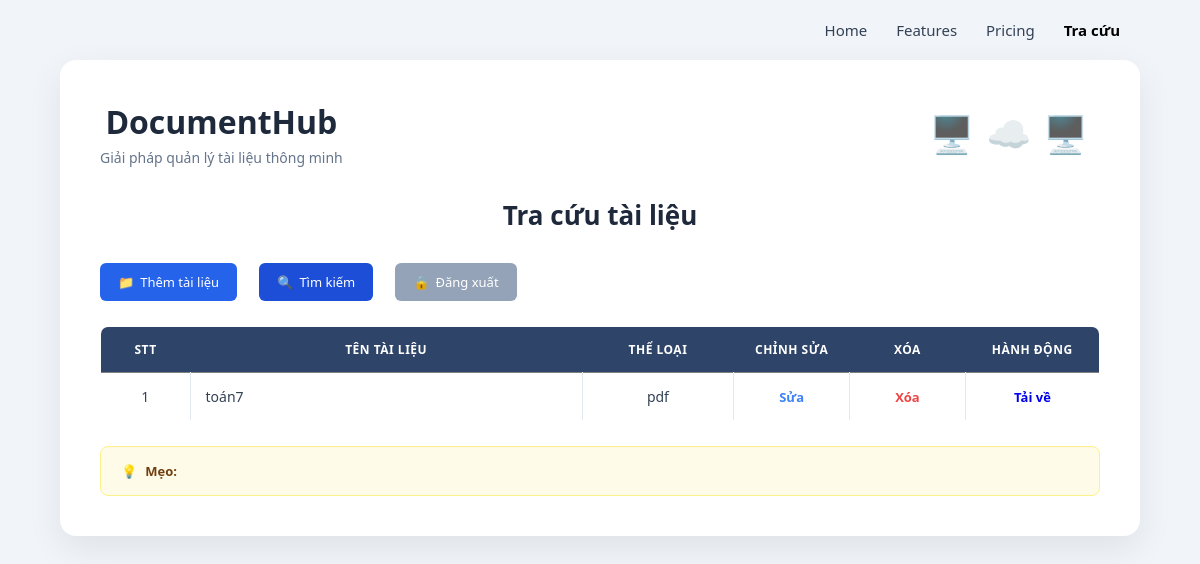
Before: /index (signed in) with the older database file.
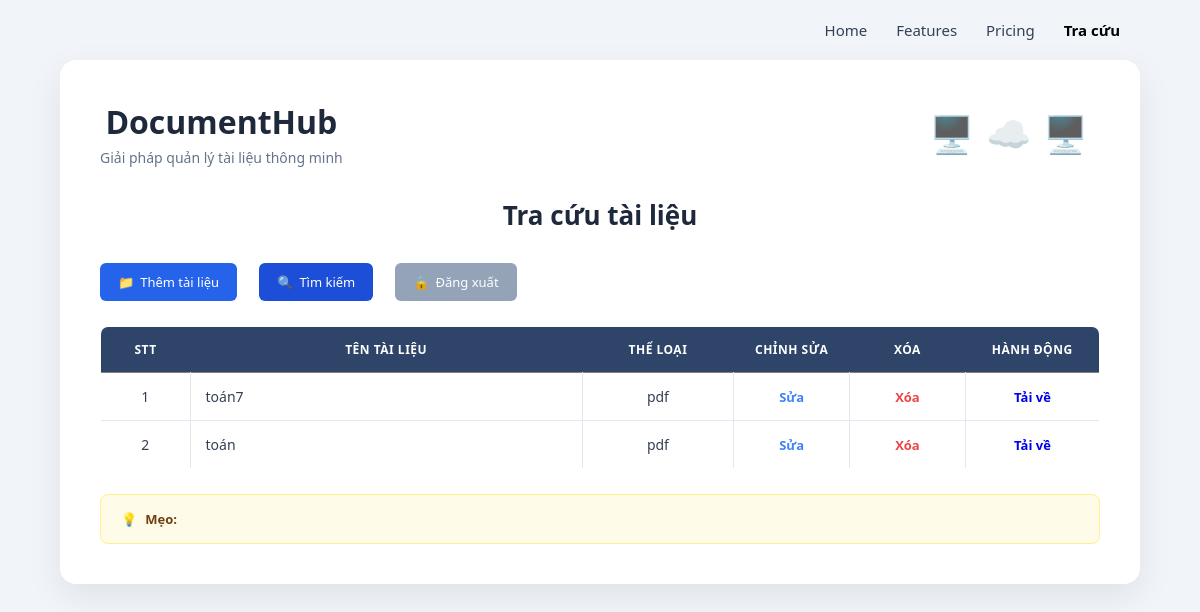
After: the same page with the newer database file.
### app.py (models this page shows)
class Document(db.Model):
    id = db.Column(db.Integer, primary_key=True)
    title = db.Column(
        db.String(200),
        nullable=False
    )
    category = db.Column(
        db.String(100),
        nullable=False
    )
    file_path = db.Column(
        db.String(300)
    )

### app.py (the view)
@app.route("/index")
def index():
    if "user" not in session:
        return redirect("/")
    documents = Document.query.all()
    return render_template(
        "index.html",
        documents=documents
    )

### templates/index.html (shortened to what this page needs)
<!DOCTYPE html>
<html>
<head>
<link rel="stylesheet"
href="{{ url_for('static', filename='style.css') }}?v=2.4">
</head>
<body>
<div class="top-nav-bar">
    <span>Home</span>
    <span>Features</span>
    <span>Pricing</span>
    <span class="active">Tra cứu</span>
</div>
<div class="container">
    <div class="brand-header">
        <div class="brand-left">
            <h2>DocumentHub</h2>
            <p>Giải pháp quản lý tài liệu thông minh</p>
        </div>
        <div class="brand-right">🖥️☁️🖥️</div>
    </div>
    <h1>Tra cứu tài liệu</h1>
    <div class="menu">
    <a href="/add">Thêm tài liệu</a>
    <a href="/search">Tìm kiếm</a>
    <a href="/logout">Đăng xuất</a>
    </div>
    <table>
    <tr>
    <th>STT</th>
    <th>Tên tài liệu</th>
    <th>Thể loại</th>
    <th>Chỉnh sửa</th>
    <th>Xóa</th>
    <th>Hành động</th>
    </tr>
    {% for doc in documents %}
    <tr>
    <td>{{ loop.index }}</td>
    <td>{{ doc.title }}</td>
    <td>{{ doc.category }}</td>
    <td>
    <a href="/edit/{{ doc.id }}">
    Sửa
    </a>
    </td>
    <td>
    <a href="/delete/{{ doc.id }}">
    Xóa
    </a>
    </td>
    <td>
    {% if doc.file_path %}
        <a href="{{ url_for('download_file', filename=doc.file_path) }}" class="btn-download" download>
             Tải về
        </a>
    {% else %}
        <span style="color: #999;">Không có file</span>
    {% endif %}
    </td>
    </tr>
    {% endfor %}
    </table>
    <div class="custom-alert-box">
        💡 <strong>Mẹo:</strong>
    </div>
</div>
</body>
</html>

### static/style.css (style rules this page uses)
body { margin:0; padding:0; font-family:Arial, sans-serif; background:#f0f4f8; }
.container { width:90%; margin:auto; margin-top:30px; }
h1,h2 { text-align:center; }
a { text-decoration:none; }
.menu { margin-bottom:20px; }
.menu a { background:#007bff; color:white; padding:10px 15px; border-radius:5px; margin-right:10px; }
table { width:100%; border-collapse:collapse; background:white; }
table,th,td { border:1px solid gray; }
th,td { padding:10px; text-align:center; }

### templates/index.html (style rules this page uses)
body { background-color: #f1f5f9 !important; font-family: 'Segoe UI', Tahoma, Geneva, Verdana, sans-serif !important; margin: 0; padding: 0; min-height: 100vh; display: flex; flex-direction: column; }
.top-nav-bar { text-align: right; padding: 20px 80px 10px 80px; font-size: 15px; font-weight: 500; color: #334155; }
.top-nav-bar span { margin-left: 25px; cursor: pointer; }
.top-nav-bar .active { font-weight: 700; color: #000000; }
.container { max-width: 1000px; margin: 10px auto 60px auto; padding: 40px; background-color: #ffffff; border-radius: 16px; box-shadow: 0 12px 35px rgba(0, 0, 0, 0.08); position: relative; }
.brand-header { display: flex; justify-content: space-between; align-items: center; margin-bottom: 20px; padding-bottom: 10px; }
.brand-left h2 { font-size: 32px; font-weight: 700; color: #1e293b; margin: 0; }
.brand-left p { font-size: 14px; color: #64748b; margin: 5px 0 0 0; font-weight: 500; }
.brand-right { font-size: 36px; letter-spacing: 12px; opacity: 0.85; }
h1 { text-align: center; color: #1e293b; font-size: 26px; font-weight: 700; margin-top: 20px; margin-bottom: 30px; }
.menu { margin-bottom: 25px; display: flex; gap: 12px; }
.menu a { text-decoration: none; padding: 10px 18px; font-size: 13px; font-weight: 500; border-radius: 6px; transition: all 0.2s ease; color: #ffffff !important; display: inline-flex; align-items: center; }
.menu a[href="/add"]::before { content: "📁 "; margin-right: 6px; }
.menu a[href="/search"]::before { content: "🔍 "; margin-right: 6px; }
.menu a[href="/logout"]::before { content: "🔒 "; margin-right: 6px; }
.menu a[href="/add"] { background-color: #2563eb; }
.menu a[href="/search"] { background-color: #1d4ed8; }
.menu a[href="/logout"] { background-color: #94a3b8; }
table { width: 100%; border-collapse: collapse; margin-top: 15px; border-radius: 8px; overflow: hidden; border: 1px solid #cbd5e1; table-layout: fixed; }
th:nth-child(1) { width: 8%; }
th:nth-child(2) { width: 42%; }
th:nth-child(3) { width: 15%; }
th:nth-child(4) { width: 11%; }
th:nth-child(5) { width: 11%; }
th:nth-child(6) { width: 13%; }
th { background-color: #2e4468 !important; color: #ffffff !important; font-weight: 600; text-transform: uppercase; font-size: 12px; letter-spacing: 0.5px; text-align: center; padding: 14px 10px; border: none; }
td { padding: 14px 10px; font-size: 14px; color: #334155; border-bottom: 1px solid #e2e8f0; border-right: 1px solid #e2e8f0; vertical-align: middle; background-color: #ffffff; white-space: nowrap; overflow: hidden; text-overflow: ellipsis; }
td:nth-child(1) { text-align: center; }
td:nth-child(2) { text-align: left; padding-left: 15px; }
td:nth-child(3), td:nth-child(4), td:nth-child(5), td:nth-child(6) { text-align: center; }
td:last-child { border-right: none; }
td a { text-decoration: none; font-weight: 600; font-size: 13px; }
td a[href^="/edit/"] { color: #3b82f6; }
td a[href^="/delete/"] { color: #ef4444; }
.custom-alert-box { margin-top: 25px; padding: 15px 20px; background-color: #fefce8; border: 1px solid #fef08a; border-radius: 8px; font-size: 13px; color: #713f12; font-weight: 500; display: flex; align-items: center; gap: 8px; box-shadow: inset 0 1px 2px rgba(0,0,0,0.01); }

Changed rows visible on the page:
added Document: title "toán", category "pdf"
